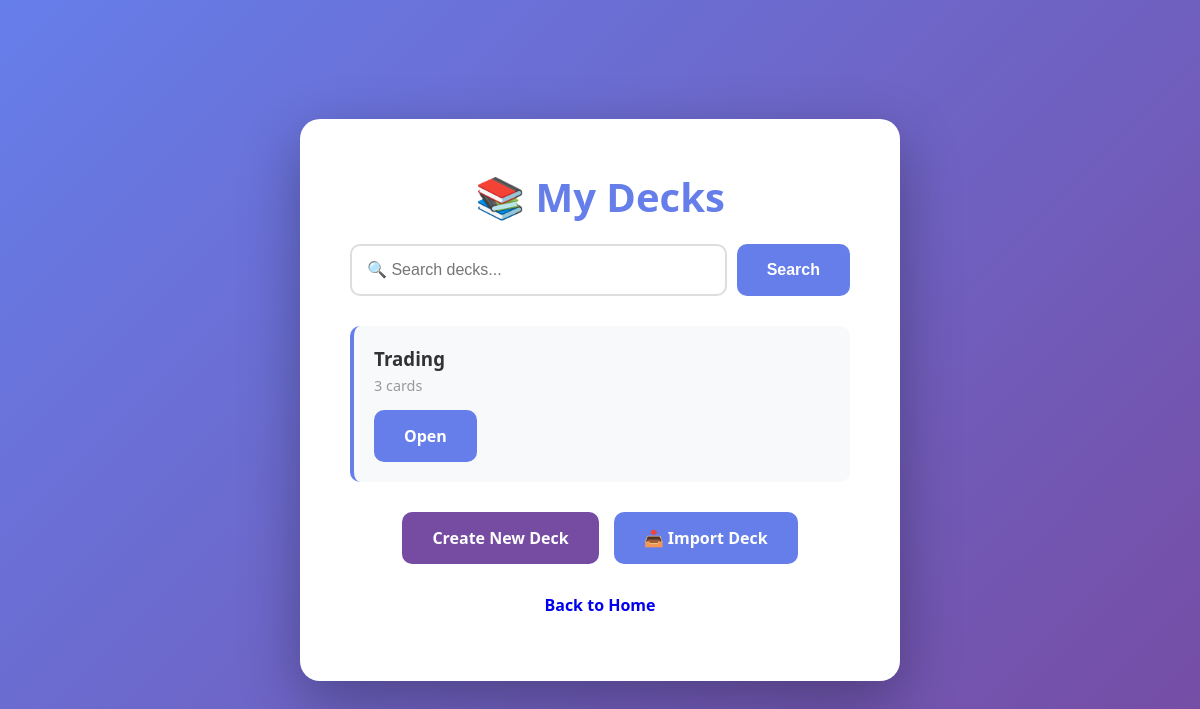
Before: /decks with the older database file.
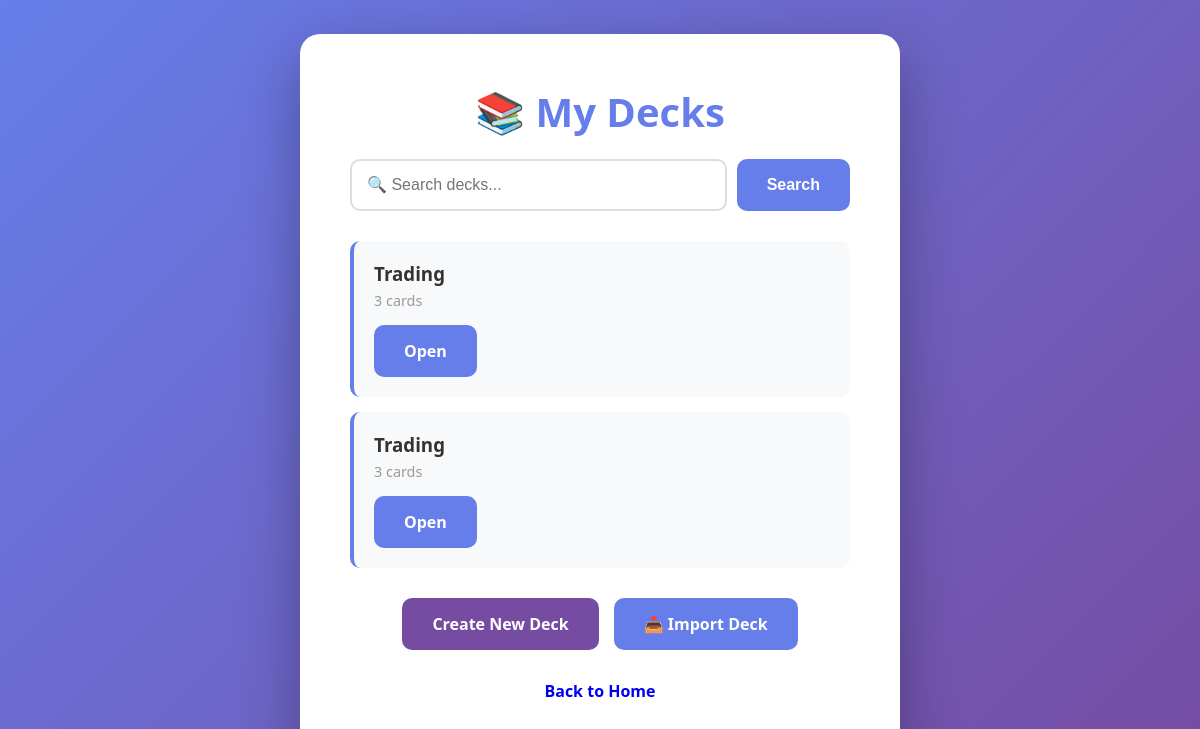
After: the same page with the newer database file.
### flashcard.py (models this page shows)
class Deck(db.Model):
    id = db.Column(db.Integer, primary_key=True)
    name = db.Column(db.String(100), nullable=False)
    cards = db.relationship('Card', backref='deck', lazy=True, cascade='all, delete-orphan')

### flashcard.py (the view)
@app.route('/decks')
def decks():
    search_query = request.args.get('search', '')
    if search_query:
        all_decks = Deck.query.filter(Deck.name.ilike(f'%{search_query}%')).all()
    else:
        all_decks = Deck.query.all()
    return render_template('decks.html', decks=all_decks, search_query=search_query)

### templates/decks.html (shortened to what this page needs)
<!DOCTYPE html>
<html lang="en">
<head>
    <link rel="stylesheet" href="{{ url_for('static', filename='style.css') }}">
</head>
<body>
    <div class="container">
        <h1>📚 My Decks</h1>
        <form method="GET" action="/decks" class="search-form">
            <input type="text" name="search" placeholder="🔍 Search decks..." value="{{ search_query }}" class="search-input">
            <button type="submit" class="btn btn-primary">Search</button>
        </form>
        {% if decks %}
            <div class="deck-list">
                {% for deck in decks %}
                <div class="deck-card">
                    <h3>{{ deck.name }}</h3>
                    <p>{{ deck.cards|length }} cards</p>
                    <a href="/deck/{{ deck.id }}" class="btn btn-primary">Open</a>
                </div>
                {% endfor %}
            </div>
        {% else %}
            {% if search_query %}
                <p>No decks found matching "{{ search_query }}"</p>
            {% else %}
                <p>No decks yet! Create your first one.</p>
            {% endif %}
        {% endif %}
        <div class="buttons">
            <a href="/create-deck" class="btn btn-secondary">Create New Deck</a>
            <a href="/import-deck" class="btn btn-primary">📥 Import Deck</a>
            <a href="/" class="btn">Back to Home</a>
        </div>
    </div>
</body>
</html>

### static/style.css (style rules this page uses)
* { margin: 0; padding: 0; box-sizing: border-box; }
body { font-family: 'Segoe UI', Tahoma, Geneva, Verdana, sans-serif; background: linear-gradient(135deg, #667eea 0%, #764ba2 100%); min-height: 100vh; display: flex; justify-content: center; align-items: center; padding: 20px; }
.container { background: white; padding: 50px; border-radius: 20px; box-shadow: 0 20px 60px rgba(0,0,0,0.3); text-align: center; max-width: 600px; width: 100%; }
h1 { color: #667eea; margin-bottom: 10px; font-size: 2.5em; }
h3 { color: #333; margin-bottom: 5px; }
p { color: #666; margin-bottom: 30px; font-size: 1.1em; }
.buttons { display: flex; gap: 15px; flex-wrap: wrap; justify-content: center; margin-top: 20px; }
.btn { padding: 15px 30px; text-decoration: none; border-radius: 10px; font-weight: bold; transition: all 0.3s ease; border: none; cursor: pointer; font-size: 1em; display: inline-block; }
.btn-primary { background: #667eea; color: white; }
.btn-secondary { background: #764ba2; color: white; }
.deck-list { display: grid; gap: 15px; margin: 30px 0; }
.deck-card { background: #f8f9fa; padding: 20px; border-radius: 10px; border-left: 4px solid #667eea; text-align: left; }
.deck-card h3 { color: #333; margin-bottom: 5px; }
.deck-card p { color: #999; font-size: 0.9em; margin-bottom: 15px; }
.search-form { display: flex; gap: 10px; margin: 20px 0; justify-content: center; flex-wrap: wrap; }
.search-input { flex: 1; min-width: 250px; padding: 15px; border: 2px solid #ddd; border-radius: 10px; font-size: 1em; }

Changed rows visible on the page:
added Deck: name "Trading", cards|length "3"
